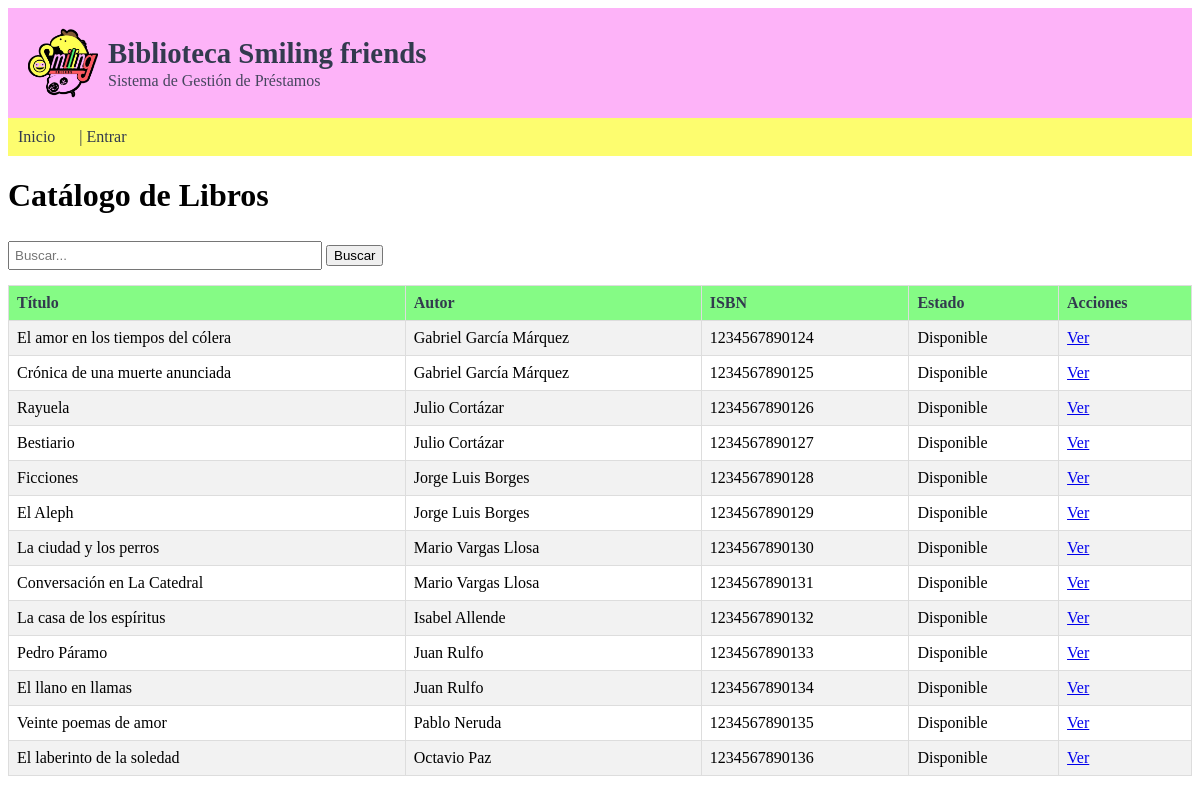
The page / on the database its author committed.
### catalog/models.py (models this page shows, shortened)
class Book(models.Model):
    title = models.CharField(max_length=200)
    author = models.ForeignKey(Author, on_delete=models.CASCADE)
    isbn = models.CharField(max_length=13, unique=True)
    is_available = models.BooleanField(default=True)

class Author(models.Model):
    name = models.CharField(max_length=200)
    class Meta:
        verbose_name_plural = "authors"

### catalog/views.py (the view)
# urls.py: path('', views.book_list, name='book_list'),
def book_list(request):
    query = request.GET.get('q', '')
    books = Book.objects.select_related('author').all()
    if query:
        books = books.filter(
            Q(title__icontains=query) |
            Q(author__name__icontains=query)
        )
    return render(request, 'catalog/book_list.html', {
        'books': books,
        'query': query,
    })

### catalog/templates/catalog/book_list.html (shortened to what this page needs)
{% extends 'base.html' %}
{% block content %}
<h1>Catálogo de Libros</h1>
<form method="get">
    <input type="text" name="q" value="{{ query }}" placeholder="Buscar...">
    <button type="submit">Buscar</button>
</form>
<table>
    <tr>
        <th>Título</th>
        <th>Autor</th>
        <th>ISBN</th>
        <th>Estado</th>
        <th>Acciones</th>
    </tr>
    {% for book in books %}
    <tr>
        <td>{{ book.title }}</td>
        <td>{{ book.author.name }}</td>
        <td>{{ book.isbn }}</td>
        <td>{% if book.is_available %}Disponible{% else %}Prestado{% endif %}</td>
        <td>
            <a href="{% url 'catalog:book_detail' book.pk %}">Ver</a>
        </td>
    </tr>
    {% empty %}
    <tr><td colspan="5">No hay libros.</td></tr>
    {% endfor %}
</table>
{% endblock %}

### static/css/style.css (style rules this page uses)
table { width: 100%; border-collapse: collapse; margin-top: 10px; }
th, td { border: 1px solid #ddd; padding: 8px; text-align: left; }
th { background-color: #85fb85; color: #323a4e; }
tr:nth-child(even) { background-color: #f2f2f2; }
input[type="text"], input[type="password"], input[type="date"], select { width: 300px; padding: 5px; margin: 5px 0; }

### rows shown on the page
Book: title "El amor en los tiempos del cólera", author.name "Gabriel García Márquez", isbn "1234567890124", is_available "Disponible"
Book: title "Crónica de una muerte anunciada", author.name "Gabriel García Márquez", isbn "1234567890125", is_available "Disponible"
Book: title "Rayuela", author.name "Julio Cortázar", isbn "1234567890126", is_available "Disponible"
Book: title "Bestiario", author.name "Julio Cortázar", isbn "1234567890127", is_available "Disponible"
Book: title "Ficciones", author.name "Jorge Luis Borges", isbn "1234567890128", is_available "Disponible"
Book: title "El Aleph", author.name "Jorge Luis Borges", isbn "1234567890129", is_available "Disponible"
Book: title "La ciudad y los perros", author.name "Mario Vargas Llosa", isbn "1234567890130", is_available "Disponible"
Book: title "Conversación en La Catedral", author.name "Mario Vargas Llosa", isbn "1234567890131", is_available "Disponible"
Book: title "La casa de los espíritus", author.name "Isabel Allende", isbn "1234567890132", is_available "Disponible"
Book: title "Pedro Páramo", author.name "Juan Rulfo", isbn "1234567890133", is_available "Disponible"
Book: title "El llano en llamas", author.name "Juan Rulfo", isbn "1234567890134", is_available "Disponible"
Book: title "Veinte poemas de amor", author.name "Pablo Neruda", isbn "1234567890135", is_available "Disponible"
Book: title "El laberinto de la soledad", author.name "Octavio Paz", isbn "1234567890136", is_available "Disponible"
